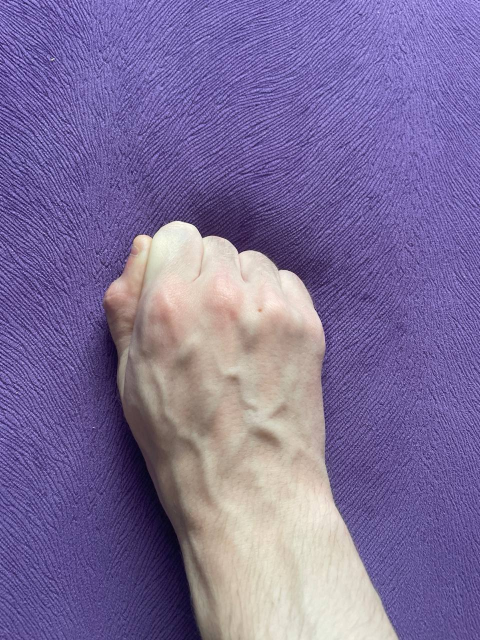
#> input picture seminars/seminar_06/data/hand_0.jpg, 960 x 1280 px (shown at 1/2 size); its folder holds only this picture in this run
$ jupyter execute --allow-errors Seminar_6.ipynb   (older library calls are emulated)
#> lines starting #> are read from the running program, lines starting #| are printed output that depends on the picture; after the words box and inside, x2 and y2 are one past the last pixel; in counts of white or black regions, pixels touching at a corner belong together
# Семинар 6 - Классические алгоритмы сегментации изображения и обнаружения объектов

**Данный семинар содержит ДЗ**

***

[cell 1]
import random as rng

import cv2
import numpy as np
import matplotlib.pyplot as plt

rng.seed(12345)

[cell 2]
# !mkdir -p data
# !wget https://github.com/opencv/opencv/raw/4.x/samples/data/cards.png -O data/cards.png

# Image Segmentation with Distance Transform and Watershed Algorithm

Источник - https://docs.opencv.org/3.4/d2/dbd/tutorial_distance_transform.html

В этом семинаре вы узнаете, как:

- Использовать `cv2.filter2D`, чтобы выполнить фильтрацию Лапласа для повышения резкости изображения.
- Использовать `cv2.distanceTransform`, чтобы получить производное представление двоичного изображения, где значение каждого пикселя заменяется его расстоянием до ближайшего пикселя фона.
- Использовать `cv2.watershed`, чтобы изолировать объекты на изображении от фона.

#> (a cell that did not finish here is left out)

#> (a cell that did not finish here is left out)

[cell 5]
# Create a kernel that we will use to sharpen our image
# an approximation of second derivative, a quite strong kernel
kernel = np.array(
    [[  1,  1,  1],
     [  1, -8,  1],
     [  1,  1,  1]], dtype=np.float32)
#> kernel = [[1, 1, 1], [1, -8, 1], [1, 1, 1]]
# do the laplacian filtering as it is
# well, we need to convert everything in something more deeper then CV_8U
# because the kernel has some negative values,
# and we can expect in general to have a Laplacian image with negative values
# BUT a 8bits unsigned int (the one we are working with) can contain values from 0 to 255
# so the possible negative number will be truncated
#> (the rest of this cell did not finish here and is left out)

### Бинаризация изображения

#> (a cell that did not finish here is left out)

### Distance transform

#> (a cell that did not finish here is left out)

#> (a cell that did not finish here is left out)

#> (a cell that did not finish here is left out)

### Алгоритм Watershed

#> (a cell that did not finish here is left out)

#> (a cell that did not finish here is left out)

# Домашнее задание: подсчет количества пальцев

**Это оцениваемое ДЗ**

Вам предлагается реализовать алгоритм, подсчитывающий количество пальцев.

Один из возможных вариантов решения:
- Получить бинаризованное изображение и найти контур руки;
- Построить выпуклый контур функцией `cv2.convexHull` - https://docs.opencv.org/3.4/d7/d1d/tutorial_hull.html
- Найти дефекты выпуклости контура функцией [`cv2.convexityDefects`](https://docs.opencv.org/3.4/d3/dc0/group__imgproc__shape.html#gada4437098113fd8683c932e0567f47ba)
- После некоторой фильтрации дефектов, их число будет напрямую коррелировать с числом пальцев.

**Требования:**
1. Продемонстрируйте работоспособность алгоритма на любом числе пальцев (от 0 до 5).
2. Используйте фото своей руки для демонстрации (предложенное фото лишь для отладки).

[cell 12]
def count_fingers(image_path):
#> called with image_path = 'data/hand_0.jpg'
    img_gray = cv2.cvtColor(cv2.imread(image_path), cv2.COLOR_BGR2GRAY)
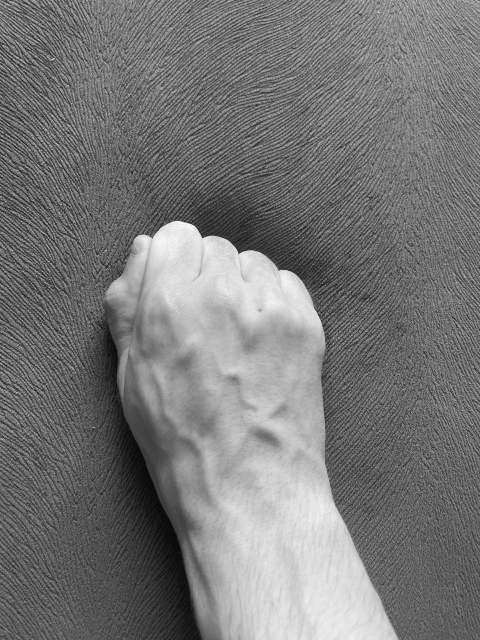
#> img_gray: shape (1280, 960) (shown at 1/2 size); min 2, max 254, mean 119.3
    _, thresh = cv2.threshold(cv2.GaussianBlur(img_gray, (25, 25), 0), 0, 255, cv2.THRESH_BINARY + cv2.THRESH_OTSU)
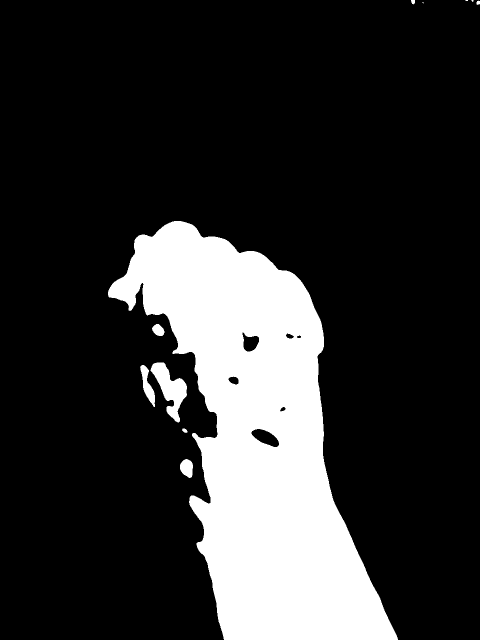
#> thresh: shape (1280, 960) (shown at 1/2 size); 19.2% white; 11 white regions (3 under 20 px)

    contours, _ = cv2.findContours(thresh, cv2.RETR_EXTERNAL, cv2.CHAIN_APPROX_SIMPLE)
#> contours = 11 contours, 3 with area under 20; largest, box (x1, y1, x2, y2) and area: (216, 442, 796, 1280) 230757, (301, 725, 374, 845) 3641, (280, 730, 310, 814) 980, (360, 918, 386, 956) 688, (304, 648, 329, 672) 391, (364, 857, 375, 866) 52, (822, 0, 830, 9) 42, (953, 1, 960, 10) 36
    contour = max(contours, key=cv2.contourArea)
#> contour = contour of 1131 points, box (x1, y1, x2, y2) (216, 442, 796, 1280), area 230757
    hull_indices = cv2.convexHull(contour, returnPoints=False)
#> hull_indices = 32 values, max 1130 at index 0, min 0 at index 31, mean 612.6

    defects = cv2.convexityDefects(contour, hull_indices)
#> defects = 27 rows, first 6: [0, 2, 1, 186], [2, 6, 5, 190], [6, 37, 23, 3269], [37, 39, 38, 114], [39, 41, 40, 154], [41, 43, 42, 154]
    result = 0

    for i in range(defects.shape[0]):
        x, y, z, _ = defects[i, 0]
        x1 = contour[x]
        y1 = contour[y]
        z1 = contour[z]
        a = np.linalg.norm(y1[0] - z1[0])
        b = np.linalg.norm(x1[0] - z1[0])
        c = np.linalg.norm(x1[0] - y1[0])

        angle = np.arccos((b**2 + a**2 - c**2) / (2 * a * b)) * (180 / np.pi)
        if angle < 93:
            result += 1
#> this loop made 27 passes
#> (x, y, z, x1, y1, z1, a, b) on passes 1 to 9: (0, 2, 1, [[348, 442]], [[344, 443]], [[347, 443]], 3, 1.41), (2, 6, 5, [[344, 443]], [[339, 445]], [[341, 445]], 2, 3.61), (6, 37, 23, [[339, 445]], [[279, 470]], [[305, 473]], 26.17, 44.05), (37, 39, 38, [[279, 470]], [[277, 471]], [[278, 471]], 1, 1.41), (39, 41, 40, [[277, 471]], [[273, 474]], [[274, 474]], 1, 4.24), (41, 43, 42, [[273, 474]], [[270, 478]], [[273, 475]], 4.24, 1), (43, 99, 78, [[270, 478]], [[220, 574]], [[253, 547]], 42.64, 71.06), (99, 105, 100, [[220, 574]], [[217, 580]], [[220, 575]], 5.83, 1), (105, 107, 106, [[217, 580]], [[216, 583]], [[217, 582]], 1.41, 2)
#> after the loop, result = 0
#| Detected fingers: 0  Path:  data/hand_0.jpg
    return result


#> (the rest of this cell did not finish here and is left out)
